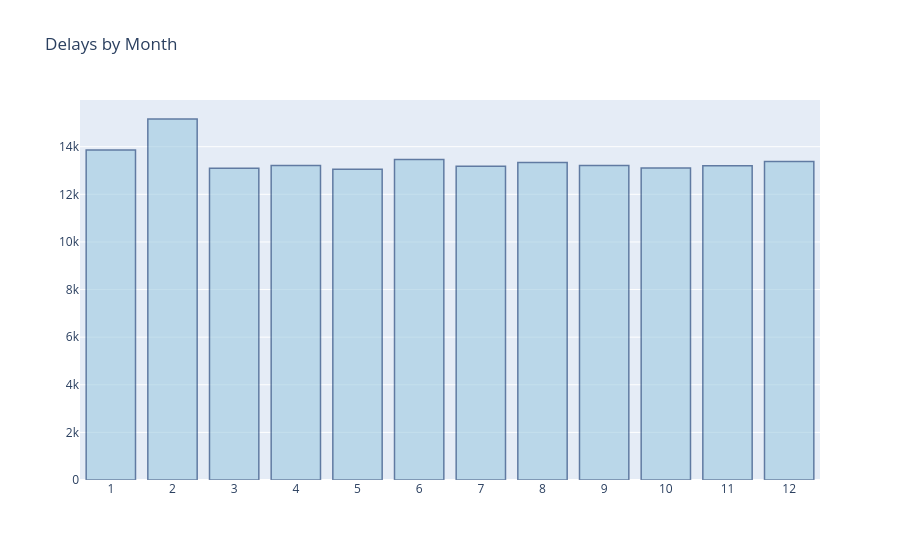

Here is the notebook cell this chart was saved with:
### Markdown cell above
## Basic Bar Chart

### Code cell
x = df['month'].value_counts .index
y = df['month'].value_counts .values

trace = go.Bar(x=x, y=y,
 marker_color='#9ecae1',
 marker_line_color='#08306b',
 marker_line_width=1.5,
 opacity=0.6,
 # width=0.2
)
layout = go.Layout 
fig = go.Figure 
fig.update_xaxes 
fig.show

### Figure 1 — Plotly figure (JSON) as saved in the notebook; plotly's stock layout.template omitted (floating-point values rounded to 4 significant figures)
{"data": [{"marker": {"color": "#9ecae1", "line": {"color": "#08306b", "width": 1.5}}, "opacity": 0.6, "type": "bar", "x": [1, 2, 3, 4, 5, 6, 7, 8, 9, 10, 11, 12], "y": [13861, 15164, 13095, 13209, 13049, 13462, 13182, 13333, 13206, 13101, 13199, 13381]}], "layout": {"title": {"text": "Delays by Month"}, "xaxis": {"tickmode": "linear"}}}
